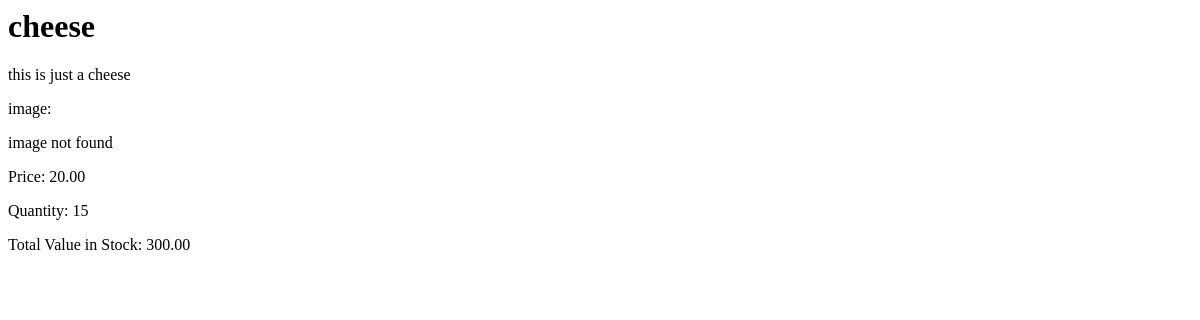
Before: /store/products/2/ with the older database file.
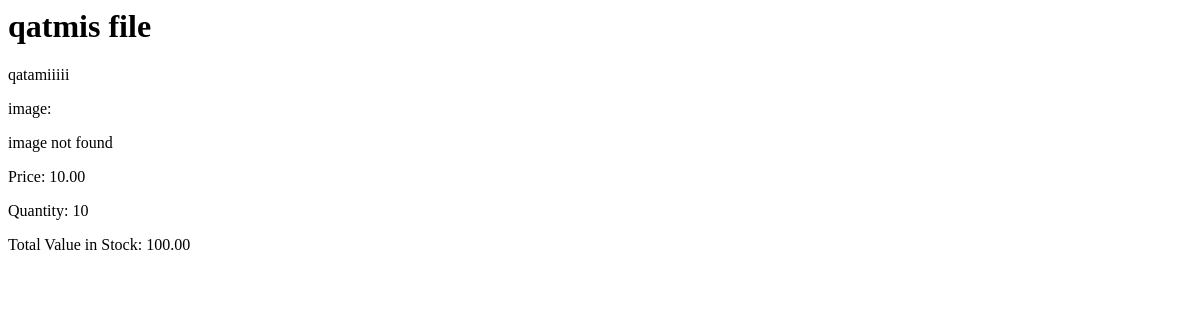
After: the same page with the newer database file.
### store/models.py (models this page shows, shortened)
class Product(models.Model):
    name = models.CharField(max_length=255)
    description = models.TextField()
    creation_date = models.DateTimeField(auto_now_add=True)
    categories = models.ManyToManyField(Category, related_name='products')
    image = models.ImageField(upload_to='products/', null=True, blank=True)
    price = models.DecimalField(max_digits=10, decimal_places=2, default=0)
    quantity = models.PositiveIntegerField(default=0)

### store/views.py (the view)
# urls.py: path('products/<int:pk>/', ProductDetailView.as_view(), name='product-detail'),  # New URL for product detail
class ProductDetailView(View):
    def get(self, request, pk, *args, **kwargs):
        product = get_object_or_404(Product, pk=pk)
        total_value = product.quantity * product.price
        return render(request, 'details_of_product.html', {'product': product,
                                                           'total_value': total_value})

### store/templates/details_of_product.html
<div>
    <h1>{{ product.name }}</h1>
    <p>{{ product.description }}</p>
    <p>image:</p>
    {% if product.image %}
        <img src="{{ product.image.url }}" alt="{{ product.name }}">
    {% else %}
        <p>image not found</p>
    {% endif %}
    <p>Price: {{ product.price }}</p>
    <p>Quantity: {{ product.quantity }}</p>
    <p>Total Value in Stock: {{ total_value }}</p>
</div>

Changed rows visible on the page:
changed Product: name "cheese" → "qatmis file"; description "this is just a cheese" → "qatamiiiii"; price "20.00" → "10.00"; quantity "15" → "10"
Other visible differences:
{{ total_value }}: "300.00" → "100.00"
